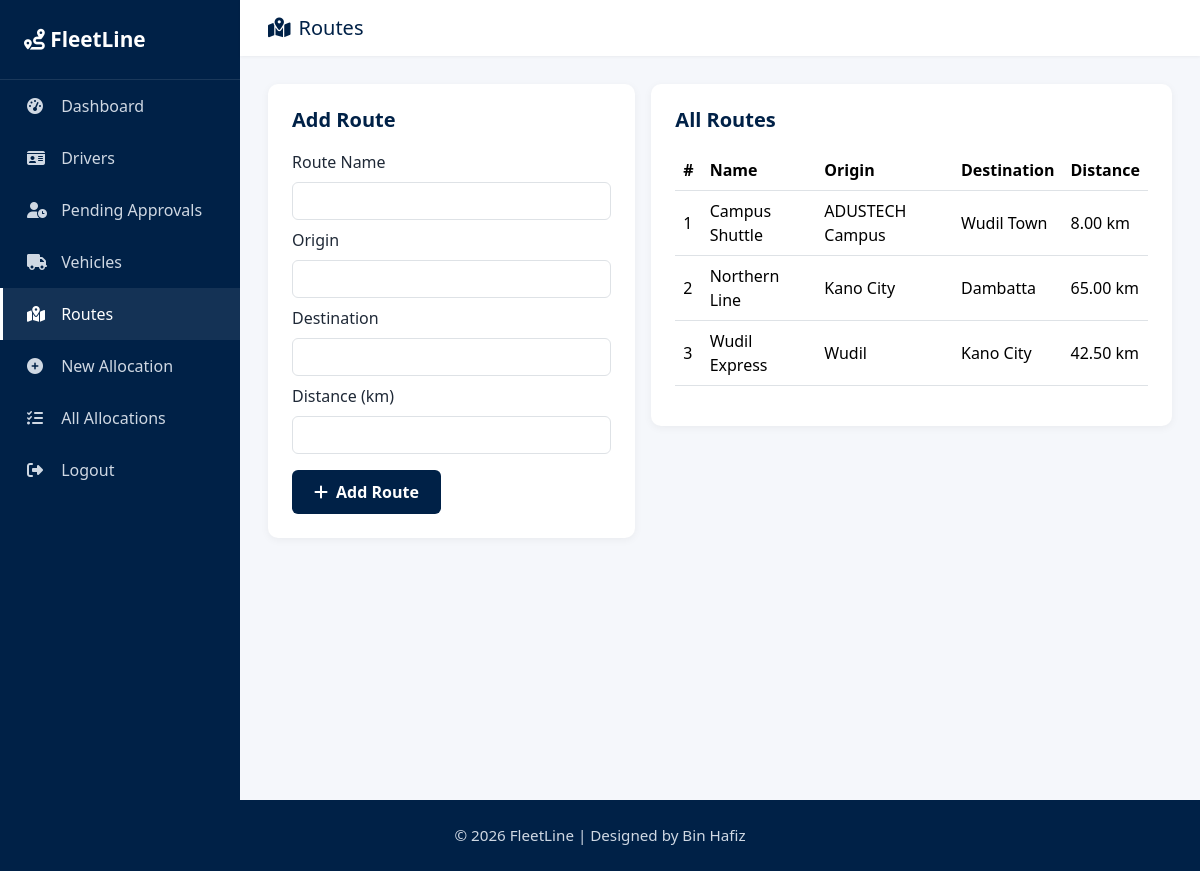
The page /routes.php (signed in) on the database its author committed.
### tables this page shows
CREATE TABLE routes (
    id INT AUTO_INCREMENT PRIMARY KEY,
    route_name VARCHAR(120) NOT NULL,
    origin VARCHAR(120) NOT NULL,
    destination VARCHAR(120) NOT NULL,
    distance_km DECIMAL(6,2) DEFAULT 0
);

### routes.php (the view, shortened to what this page needs)
<?php
require '../db.php';
$rows = $pdo->query("SELECT * FROM routes ORDER BY route_name")->fetchAll();
$pageTitle='Routes'; $cssPath='../assets/css/style.css';
include '../includes/header.php';
?>
<div class="app-shell">
  <?php include '../includes/sidebar.php'; ?>
  <div class="main-content">
    <div class="topbar"><h5><i class="fas fa-map-location-dot me-2"></i>Routes</h5></div>
    <div class="content-area">
      <div class="row g-3">
        <div class="col-lg-5"><div class="panel">
          <h5>Add Route</h5>
          <form method="post">
            <div class="mb-2"><label class="form-label">Route Name</label><input name="route_name" class="form-control" required></div>
            <div class="mb-2"><label class="form-label">Origin</label><input name="origin" class="form-control" required></div>
            <div class="mb-2"><label class="form-label">Destination</label><input name="destination" class="form-control" required></div>
            <div class="mb-3"><label class="form-label">Distance (km)</label><input type="number" step="0.1" name="distance_km" class="form-control" required></div>
            <button class="btn-primary-fl"><i class="fas fa-plus me-2"></i>Add Route</button>
          </form>
        </div></div>
        <div class="col-lg-7"><div class="panel">
          <h5>All Routes</h5>
          <div class="table-responsive"><table class="table table-hover align-middle">
            <thead><tr><th>#</th><th>Name</th><th>Origin</th><th>Destination</th><th>Distance</th></tr></thead>
            <tbody>
            <?php foreach($rows as $i=>$r):?>
              <tr><td><?=$i+1?></td><td><?=htmlspecialchars($r['route_name'])?></td><td><?=htmlspecialchars($r['origin'])?></td>
                <td><?=htmlspecialchars($r['destination'])?></td><td><?=$r['distance_km']?> km</td></tr>
            <?php endforeach;?>
            </tbody>
          </table></div>
        </div></div>
      </div>
    </div>
  </div>
</div>
<?php include '../includes/footer.php'; ?>

### header.php (shortened to what this page needs)
<!DOCTYPE html>
<html lang="en">
<head>
<link href="https://cdn.jsdelivr.net/npm/bootstrap@5.3.2/dist/css/bootstrap.min.css" rel="stylesheet">
<link rel="stylesheet" href="https://cdnjs.cloudflare.com/ajax/libs/font-awesome/6.4.0/css/all.min.css">
<link rel="stylesheet" href="<?= isset($cssPath) ? $cssPath : 'assets/css/style.css' ?>">
</head>
<body>

### sidebar.php (shortened to what this page needs)
<?php
$current = basename($_SERVER['PHP_SELF']);
if (!function_exists('navItem')) {
    function navItem($file, $label, $icon, $current, $badge = null) {
        $active = ($current === $file) ? 'active' : '';
        $b = ($badge !== null && $badge > 0)
            ? " <span class='badge bg-warning text-dark ms-1'>$badge</span>"
            : '';
        echo "<a href='$file' class='nav-item $active'><i class='fas $icon'></i> $label$b</a>";
    }
}
?>
<aside class="sidebar">
  <div class="brand"><i class="fas fa-route"></i> FleetLine</div>
  <nav>
    <?php
    navItem('dashboard.php', 'Dashboard', 'fa-gauge-high', $current);
    ?>
    <a href='../logout.php' class='nav-item'><i class='fas fa-sign-out-alt'></i> Logout</a>
  </nav>
</aside>

### footer.php (shortened to what this page needs)
<footer class="footer-fl">
  &copy; 2026 FleetLine | Designed by Bin Hafiz
</footer>
</body>
</html>

### style.css (style rules this page uses)
:root { --navy:#002147; --navy-dark:#001533; --navy-light:#0a3a7a; --white:#ffffff; --light:#f5f7fb; --muted:#6b7280; }
* { box-sizing:border-box }
body { font-family:'Segoe UI',Roboto,Arial,sans-serif;background:var(--light);color:#1f2937;margin:0 }
a { color:var(--navy) }
.footer-fl { background:var(--navy);color:#cfd8e3;padding:24px 0;text-align:center;font-size:.95rem }
.app-shell { display:flex;min-height:100vh }
.sidebar { width:240px;background:var(--navy);color:#fff;padding:24px 0;flex-shrink:0 }
.sidebar .brand { padding:0 24px 24px;font-size:1.3rem;font-weight:700;border-bottom:1px solid rgba(255,255,255,.1) }
.sidebar .nav-item { display:block;color:#cfd8e3;padding:14px 24px;text-decoration:none;border-left:3px solid transparent;font-weight:500 }
.sidebar .nav-item.active { background:rgba(255,255,255,.08);border-left-color:#fff;color:#fff }
.sidebar .nav-item i { width:22px;margin-right:8px }
.main-content { flex:1;display:flex;flex-direction:column }
.topbar { background:#fff;padding:16px 28px;box-shadow:0 1px 3px rgba(0,0,0,.05);display:flex;justify-content:space-between;align-items:center }
.topbar h5 { margin:0;color:var(--navy) }
.content-area { padding:28px;flex:1 }
.panel { background:#fff;border-radius:10px;padding:24px;box-shadow:0 2px 8px rgba(0,0,0,.05) }
.panel h5 { color:var(--navy);font-weight:600;margin-bottom:18px }
.btn-primary-fl { background:var(--navy);color:#fff;border:none;padding:10px 22px;border-radius:6px;font-weight:600 }

### rows shown on the page
routes: route_name "Campus Shuttle", origin "ADUSTECH Campus", destination "Wudil Town", distance_km "8.00"
routes: route_name "Northern Line", origin "Kano City", destination "Dambatta", distance_km "65.00"
routes: route_name "Wudil Express", origin "Wudil", destination "Kano City", distance_km "42.50"

### other values the page prints
$label "Dashboard Drivers Pending Approvals Vehicles Routes New Allocation All Allocations"
